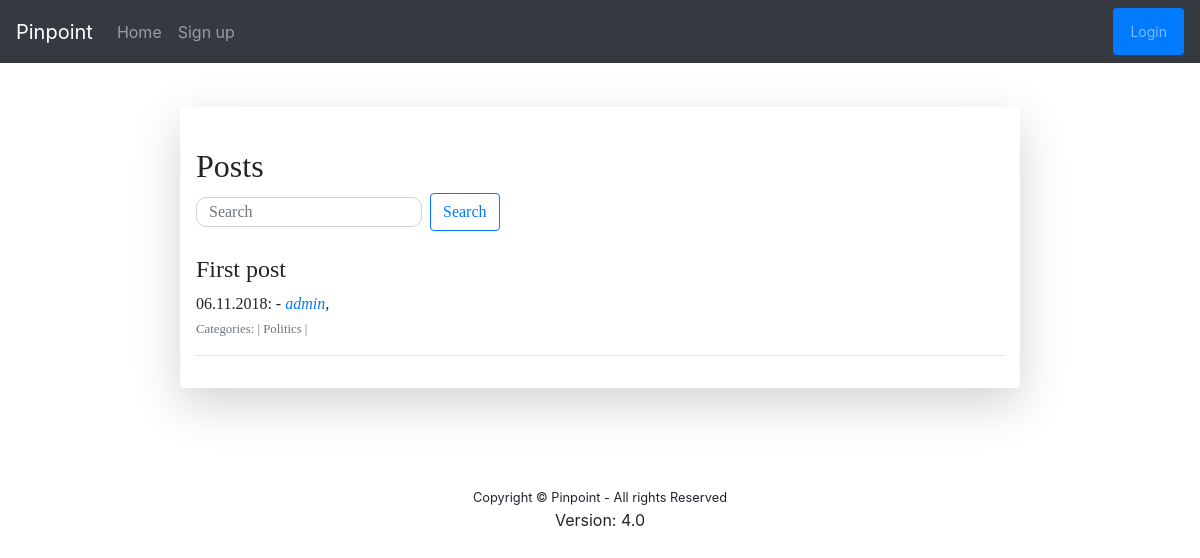
The page / on the database its author committed.
### view_content/models.py (models this page shows, shortened)
class Post(models.Model):
    title = models.CharField(max_length=200)
    body = models.TextField()
    date = models.DateTimeField(auto_now_add=True)
    author = models.ManyToManyField('auth.User')
    editor = models.ForeignKey('auth.User', on_delete=models.CASCADE, related_name='editor_of', null=True)
    needs_proofreading = models.BooleanField(default=False)
    published = models.BooleanField(default=False)
    comment = models.TextField(null=True)
    categories = models.ManyToManyField('Category')
    saved_users = models.ManyToManyField('auth.User', related_name='users')
    needs_approval = models.BooleanField(default=False)

class Category(models.Model):
    name = models.CharField(max_length=100)
    subscribers = models.ManyToManyField('auth.User')

### view_content/views.py (the view, shortened to what this page needs)
# urls.py: path('', views.index, name="home"),
def index(request):
    posts = Post.objects.all()
    query = request.GET.get("q")
    return render(request, "view_content/index.html", {'posts': posts.order_by("-date")[:20]})

### view_content/templates/view_content/index.html (shortened to what this page needs)
{% extends "base.html" %}
{% block content %}
        <br>
        <h2>Posts</h2>
        <form method="GET" action="" class="form-inline">
            <input class="form-control mr-sm-2" type="text" name="q" placeholder="Search" aria-label="Search" value="{{ request.GET.q }}" autofocus>
            <button class="btn btn-outline-primary my-2 my-sm-0" type="submit">Search</button>
        </form>
    <br>
    {% if posts %}
    {% for post in posts %}
        {% if post.published %}
        	<div class="pointer" onclick="document.location='{% url 'detail' post.id %}'">
                <h4>{{ post.title }}</h4>
                <p>
                    {{ post.date|date:"d.m.Y" }}: -
                        <i>{% for author in post.author.all %}
                            <a href="/profile/{{ author.id }}">{{ author.username }}</a>,
                            {% endfor %}
                        </i>
                    <small class="form-text text-muted">Categories: |
                            {% for category in post.categories.all %}
                                {{ category.name }} |
                            {% endfor %}
                    </small>
                </p>
            </div>
        <hr>
        {% endif %}
    {% endfor %}
    {% else %}
        <p>Your search did not match any results</p>
    {% endif %}
{% endblock %}

### main/templates/base.html (style rules this page uses)
input[type="text"], input[type="password"] { border-radius: 10px; height: 30px; }
.pointer { cursor: pointer; }

### rows shown on the page
Post: title "First post", date "06.11.2018"
Category: name "Politics"

### other values the page prints
{{ author.username }} "admin"
